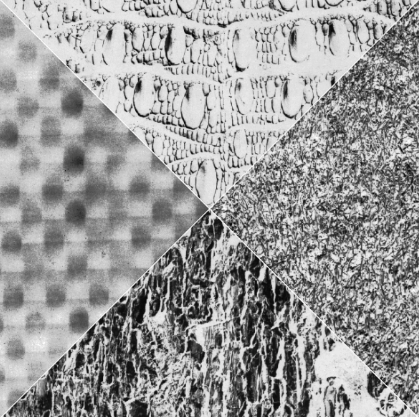
#> input picture gmrf/input.png, 419 x 417 px
$ python gmrf_pixels.py input.png 3 100 3 3
#> lines starting #> are read from the running program, lines starting #| are printed output that depends on the picture
import numpy as np
from skimage import data, io
from skimage.color import rgb2gray
from skimage.exposure import equalize_hist
from sklearn.cluster import KMeans
from sklearn.decomposition import PCA
import sys

image = io.imread(sys.argv[1], as_gray=True)
#> image: shape (417, 419) float64; min 0.00784, max 0.996, mean 0.608

# SAMPLE is what is taken in each region/window
# neighbourhood_size is the size of each sample (n)
# region/window is omega_s
# w (region/window size) = 2n - 1
neighbourhood_size = int(sys.argv[2]) # make sure this is odd, 7 recommended
no_samples = neighbourhood_size ** 2
window_size = 2 * neighbourhood_size - 1
padded = np.pad(image, window_size // 2, mode='symmetric')
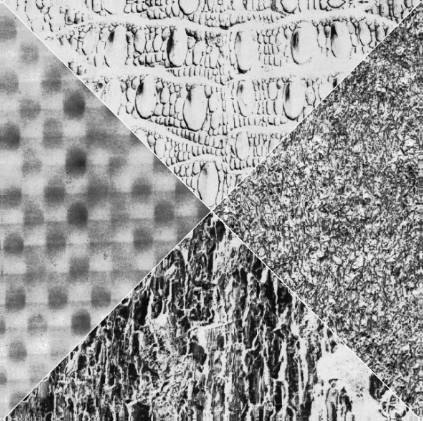
#> padded: shape (421, 423) float64; min 0.00784, max 0.996, mean 0.609
features = np.zeros((image.shape[0] * image.shape[1], (neighbourhood_size**2 +1) // 2))

#io.imsave("padded.png", padded)

c = 100

for image_y in range(image.shape[0]):
	for image_x in range(image.shape[1]):
		print(image_x,image_y)
		region = padded[np.ix_(range(image_y,image_y+window_size),range(image_x,image_x+window_size))]

		Y_bar_t = np.zeros((no_samples, (neighbourhood_size**2 - 1)//2)) # neighbour values
		y = np.zeros((no_samples, 1)) # centre values
		for i in range(window_size-neighbourhood_size+1):
			for j in range(window_size-neighbourhood_size+1):
#> (the run stopped early here; a loop or call above may not have finished)
